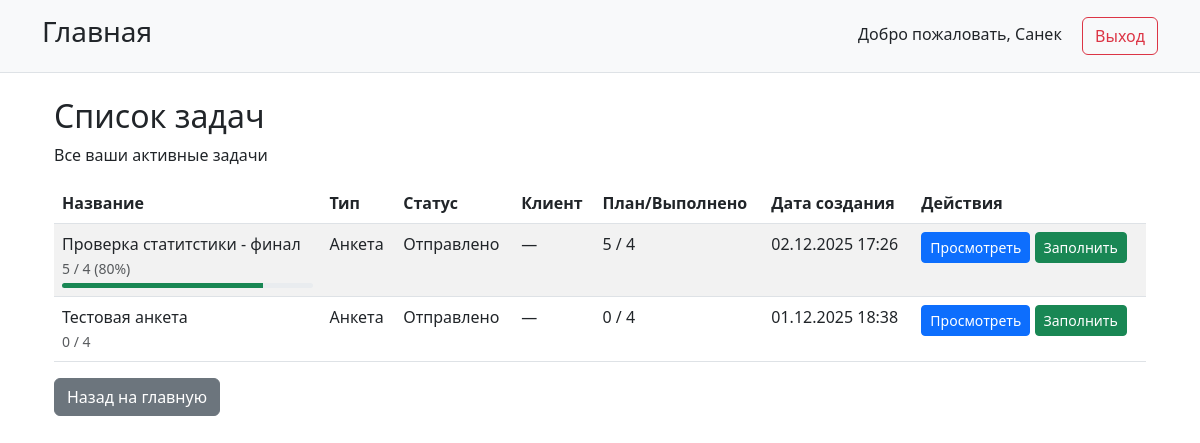
Page /tasks/list/ (signed in) on the earlier database version.
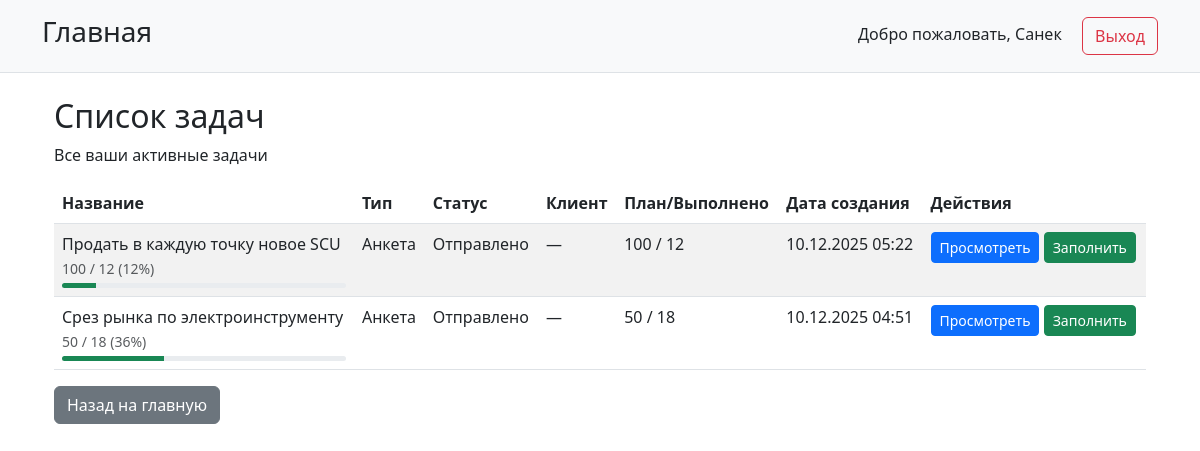
Same page on the later database version.
### users/models.py (models this page shows, shortened)
class CustomUser(AbstractUser):
    role = models.CharField(
        _('Роль'),
        max_length=20,
        choices=Role.choices,
        default=Role.EMPLOYEE
    )
    phone = models.CharField(
        _('Телефон'),
        max_length=20,
        blank=True,
        null=True
    )
    groups = models.ManyToManyField(
        Group,
        verbose_name=_('groups'),
        blank=True,
        help_text=_(
            'The groups this user belongs to. A user will get all permissions '
            'granted to each of their groups.'
        ),
        related_name='customuser_set',
        related_query_name='customuser',
    )
    user_permissions = models.ManyToManyField(
        Permission,
        verbose_name=_('user permissions'),
        blank=True,
        help_text=_('Specific permissions for this user.'),
        related_name='customuser_set',
        related_query_name='customuser',
    )
    class Meta:
        verbose_name = _('Пользователь')
        verbose_name_plural = _('Пользователи')

### tasks/models.py (models this page shows, shortened)
class Task(models.Model):
    title = models.CharField(_('Название задачи'), max_length=200)
    description = models.TextField(_('Описание'), blank=True, null=True)
    task_type = models.CharField(
        _('Тип задачи'),
        max_length=20,
        choices=TaskType.choices
    )
    status = models.CharField(
        _('Статус'),
        max_length=20,
        choices=TaskStatus.choices,
        default=TaskStatus.DRAFT
    )
    is_active = models.BooleanField(_('Активная'), default=True)
    assigned_to = models.ForeignKey(
        CustomUser,
        on_delete=models.SET_NULL,
        null=True,
        blank=True,
        limit_choices_to={'role': UserRoles.EMPLOYEE},
        verbose_name=_('Назначено сотруднику')
    )
    client = models.ForeignKey(
        Client,
        on_delete=models.SET_NULL,
        null=True,
        blank=True,
        verbose_name=_('Клиент')
    )
    created_by = models.ForeignKey(
        CustomUser,
        on_delete=models.SET_NULL,
        null=True,
        related_name='created_tasks',
        limit_choices_to={'role': UserRoles.MODERATOR},
        verbose_name=_('Создано модератором')
    )
    created_at = models.DateTimeField(_('Создано'), auto_now_add=True)
    updated_at = models.DateTimeField(_('Обновлено'), auto_now=True)
    moderator_comment = models.TextField(
        _('Комментарий модератора'),
        blank=True,
        null=True
    )
    target_count = models.PositiveIntegerField(
        _('Целевое количество ответов'),
        default=0,
        help_text=_('Для анкет: сколько клиентов нужно опросить')
    )
    current_count = models.PositiveIntegerField(
        _('Текущее количество ответов'),
        default=0
    )
    def get_completion_percentage(self):
        if self.task_type == TaskType.SURVEY and self.target_count > 0:
            return min(100, int((self.current_count / self.target_count) * 100))
        return 0
    class Meta:
        verbose_name = _('Задача')
        verbose_name_plural = _('Задачи')
        ordering = ['-created_at']

### tasks/views.py (the view)
# urls.py: path('list/', views.TaskListView.as_view(), name='task_list'),
class TaskListView(LoginRequiredMixin, ListView):
    model = Task
    template_name = 'tasks/task_list.html'
    context_object_name = 'tasks'
    paginate_by = 10
    def get_queryset(self):
        user = self.request.user
        if user.role == 'EMPLOYEE':
            return Task.objects.filter(
                status__in=[TaskStatus.SENT, TaskStatus.REWORK, TaskStatus.ON_CHECK],
                is_active=True
            ).filter(
                Q(assigned_to=user) | Q(assigned_to__isnull=True)
            ).order_by('-created_at')
        elif user.role == 'MODERATOR':
            return Task.objects.all().order_by('-created_at')
        return Task.objects.none()
    def get_context_data(self, **kwargs):
        context = super().get_context_data(**kwargs)
        context['title'] = _('Список задач')
        context['user_role'] = self.request.user.role
        return context

### templates/tasks/task_list.html (shortened to what this page needs)
{% extends 'base.html' %}
{% load i18n %}
{% block content %}
<div class="container mt-4">
    <div class="row">
        <div class="col-md-12">
            <h2>{% trans 'Список задач' %}</h2>
            <p>{% trans 'Все ваши активные задачи' %}</p>
            {% if tasks %}
                <div class="table-responsive">
                    <table class="table table-striped">
                        <thead>
                            <tr>
                                <th>{% trans 'Название' %}</th>
                                <th>{% trans 'Тип' %}</th>
                                <th>{% trans 'Статус' %}</th>
                                <th>{% trans 'Клиент' %}</th>
                                <th>{% trans 'План/Выполнено' %}</th>
                                <th>{% trans 'Дата создания' %}</th>
                                <th>{% trans 'Действия' %}</th>
                            </tr>
                        </thead>
                        <tbody>
                            {% for task in tasks %}
                                <tr>
                                    <td>
                                        {{ task.title }}
                                        {% if task.task_type == 'SURVEY' %}
                                            <br>
                                            <small class="text-muted">
                                                {{ task.target_count }} / {{ task.current_count }}
                                                {% if task.target_count > 0 %}
                                                    ({{ task.get_completion_percentage }}%)
                                                {% endif %}
                                            </small>
                                            {% if task.target_count > 0 %}
                                                <div class="progress" style="height: 5px; margin-top: 3px;">
                                                    <div class="progress-bar bg-success" role="progressbar"
                                                         style="width: {{ task.get_completion_percentage }}%"
                                                         aria-valuenow="{{ task.get_completion_percentage }}"
                                                         aria-valuemin="0"
                                                         aria-valuemax="100">
                                                    </div>
                                                </div>
                                            {% endif %}
                                        {% endif %}
                                    </td>
                                    <td>{{ task.get_task_type_display }}</td>
                                    <td>{{ task.get_status_display }}</td>
                                    <td>{{ task.client.name|default:"—" }}</td>
                                    <td>
                                        {% if task.task_type == 'SURVEY' %}
                                            {{ task.target_count }} / {{ task.current_count }}
                                        {% else %}
                                            —
                                        {% endif %}
                                    </td>
                                    <td>{{ task.created_at|date:"d.m.Y H:i" }}</td>
                                    <td>
                                        <a href="{% url 'tasks:task_detail' task.pk %}" class="btn btn-sm btn-primary">{% trans 'Просмотреть' %}</a>
                                        {% if user.role == 'EMPLOYEE' %}
                                            {% if task.task_type == 'SURVEY' %}
                                                {% if task.status != 'COMPLETED' %}
                                                    <a href="{% url 'tasks:survey_response' task.pk %}" class="btn btn-sm btn-success">{% trans 'Заполнить' %}</a>
                                                {% endif %}
                                            {% else %}
                                                <a href="#" class="btn btn-sm btn-success">{% trans 'Выполнить' %}</a>
                                            {% endif %}
                                        {% endif %}
                                    </td>
                                </tr>
                            {% endfor %}
                        </tbody>
                    </table>
                </div>
            {% else %}
                <div class="alert alert-info">
                    {% trans 'У вас нет активных задач.' %}
                </div>
            {% endif %}
            <a href="{% url 'home' %}" class="btn btn-secondary">{% trans 'Назад на главную' %}</a>
        </div>
    </div>
</div>
{% endblock %}

### templates/base.html (shortened to what this page needs)
<!DOCTYPE html>
<html lang="ru">
<head>
    <link href="https://cdn.jsdelivr.net/npm/bootstrap@5.3.0/dist/css/bootstrap.min.css" rel="stylesheet">
</head>
<body>
    <div class="control-panel">
        <div class="container">
            <div class="d-flex justify-content-between align-items-center">
                <a href="{% url 'home' %}" class="h3 text-decoration-none text-dark">Главная</a>
                <div>
                    {% if user.is_authenticated %}
                        <span class="me-3">Добро пожаловать, {{ user.username }}</span>
                        <a href="{% url 'logout' %}" class="btn btn-outline-danger">Выход</a>
                    {% endif %}
                </div>
            </div>
        </div>
    </div>
    <div class="container">
        {% block content %}
        {% endblock %}
    </div>
</body>
</html>

### templates/base.html (style rules this page uses)
.control-panel { background-color: #f8f9fa; padding: 15px; margin-bottom: 20px; border-bottom: 1px solid #dee2e6; }

Differences in the rows shown:
removed Task: title "Проверка статитстики - финал", target_count "5", current_count "4", get_completion_percentage "80", task_type "Анкета", status "Отправлено", client.name "—", created_at "02.12.2025 17:26"
removed Task: title "Тестовая анкета", target_count "0", current_count "4", task_type "Анкета", status "Отправлено", client.name "—", created_at "01.12.2025 18:38"
added Task: title "Продать в каждую точку новое SCU", target_count "100", current_count "12", get_completion_percentage "12", task_type "Анкета", status "Отправлено", client.name "—", created_at "10.12.2025 05:22"
added Task: title "Срез рынка по электроинструменту", target_count "50", current_count "18", get_completion_percentage "36", task_type "Анкета", status "Отправлено", client.name "—", created_at "10.12.2025 04:51"
